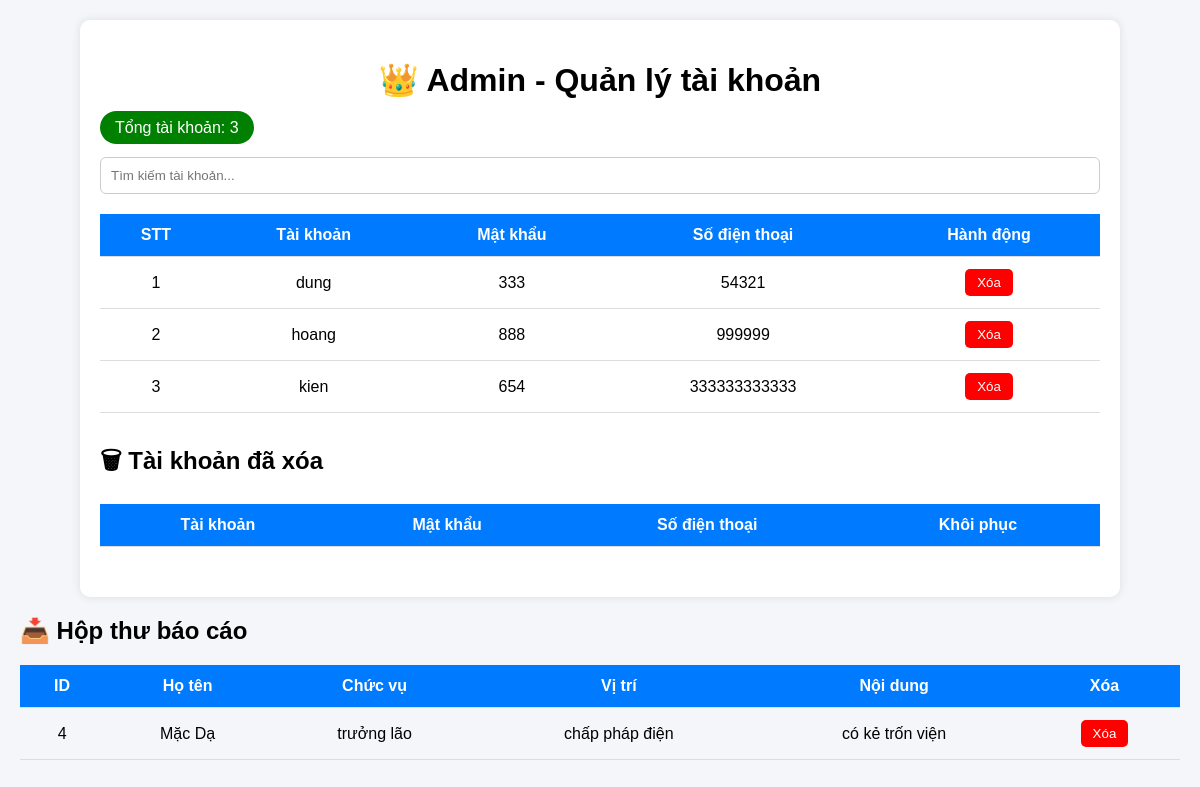
The page /admin on the database its author committed.
### tables this page shows
CREATE TABLE users (
        id INTEGER PRIMARY KEY AUTOINCREMENT,
        TenTaiKhoan TEXT UNIQUE,
        MatKhau TEXT,
        Phone TEXT,
        is_deleted INTEGER DEFAULT 0
    );

CREATE TABLE reports (

        id INTEGER PRIMARY KEY AUTOINCREMENT,

        name TEXT,
        role TEXT,
        location TEXT,
        content TEXT

    );

### app.py (the view)
@app.route("/admin")
def admin():
    conn = get_conn()
    c = conn.cursor()
    c.execute("""
        SELECT *
        FROM users
        WHERE is_deleted = 0
    """)
    users = c.fetchall()
    c.execute("""
        SELECT *
        FROM users
        WHERE is_deleted = 1
    """)
    deleted = c.fetchall()
    c.execute("""
        SELECT *
        FROM reports
        ORDER BY id DESC
    """)
    reports = c.fetchall()
    conn.close()
    return render_template(
        "admin.html",
        users=users,
        deleted=deleted,
        reports=reports
    )

### app.py (called while the page is built)
def get_conn():
    conn = sqlite3.connect(DB_PATH)
    conn.row_factory = sqlite3.Row
    return conn

### templates/admin.html (shortened to what this page needs)
<!DOCTYPE html>
<html lang="vi">
<head>
    <link rel="stylesheet" href="{{ url_for('static', filename='css/admin.css') }}">
</head>
<body>
<div class="container">
    <h1>👑 Admin - Quản lý tài khoản</h1>
    <span class="badge">
        Tổng tài khoản: {{ users|length }}
    </span>
    <input
        type="text"
        id="search"
        placeholder="Tìm kiếm tài khoản..."
    >
    <table>
        <thead>
            <tr>
                <th>STT</th>
                <th>Tài khoản</th>
                <th>Mật khẩu</th>
                <th>Số điện thoại</th>
                <th>Hành động</th>
            </tr>
        </thead>
        <tbody id="tableBody">
            {% for u in users %}
            <tr>
                <td>{{ loop.index }}</td>
                <td>{{ u.TenTaiKhoan }}</td>
                <td>{{ u.MatKhau }}</td>
                <td>{{ u.Phone }}</td>
                <td>
                    <form
                        method="POST"
                        action="/delete_user"
                        style="display:inline;"
                    >
                        <button
                            type="submit"
                            class="btn-delete"
                            onclick="return confirm('Bạn có chắc muốn xóa?')"
                        >
                            Xóa
                        </button>
                    </form>
                </td>
            </tr>
            {% endfor %}
        </tbody>
    </table>
    <h2>🗑 Tài khoản đã xóa</h2>
    <table>
        <thead>
            <tr>
                <th>Tài khoản</th>
                <th>Mật khẩu</th>
                <th>Số điện thoại</th>
                <th>Khôi phục</th>
            </tr>
        </thead>
    </table>
</div>
<h2>📥 Hộp thư báo cáo</h2>
<table>
    <thead>
        <tr>
            <th>ID</th>
            <th>Họ tên</th>
            <th>Chức vụ</th>
            <th>Vị trí</th>
            <th>Nội dung</th>
            <th>Xóa</th>
        </tr>
    </thead>
    <tbody>
        {% for r in reports %}
        <tr>
            <td>{{ r.id }}</td>
            <td>{{ r.name }}</td>
            <td>{{ r.role }}</td>
            <td>{{ r.location }}</td>
            <td>{{ r.content }}</td>
            <td>
                <form
                    method="POST"
                    action="/delete_report"
                >
                    <button
                        type="submit"
                        class="btn-delete"
                        onclick="
                            return confirm('Xóa báo cáo này?')
                        "
                    >
                        Xóa
                    </button>
                </form>
            </td>
        </tr>
        {% endfor %}
    </tbody>
</table>
</body>
</html>

### static/css/admin.css (style rules this page uses)
body { font-family: Arial; background: #f4f6f9; margin: 0; padding: 20px; }
.container { max-width: 1000px; margin: auto; background: white; padding: 20px; border-radius: 10px; box-shadow: 0 0 10px rgba(0,0,0,0.1); }
h1 { text-align: center; margin-bottom: 20px; }
.badge { background: green; color: white; padding: 8px 15px; border-radius: 20px; }
input[type="text"] { width: 100%; padding: 10px; margin: 20px 0; border-radius: 6px; border: 1px solid #ccc; box-sizing: border-box; }
table { width: 100%; border-collapse: collapse; margin-bottom: 30px; }
th { background: #007bff; color: white; }
th, td { padding: 12px; text-align: center; border-bottom: 1px solid #ddd; }
button { border: none; padding: 6px 12px; border-radius: 5px; cursor: pointer; }
.btn-delete { background: red; color: white; }

### rows shown on the page
users: TenTaiKhoan "dung", MatKhau "333", Phone "54321"
users: TenTaiKhoan "hoang", MatKhau "888", Phone "999999"
users: TenTaiKhoan "kien", MatKhau "654", Phone "333333333333"
reports: id "4", name "Mặc Dạ", role "trưởng lão", location "chấp pháp điện", content "có kẻ trốn viện"

### other values the page prints
{{ users|length }} "3"
